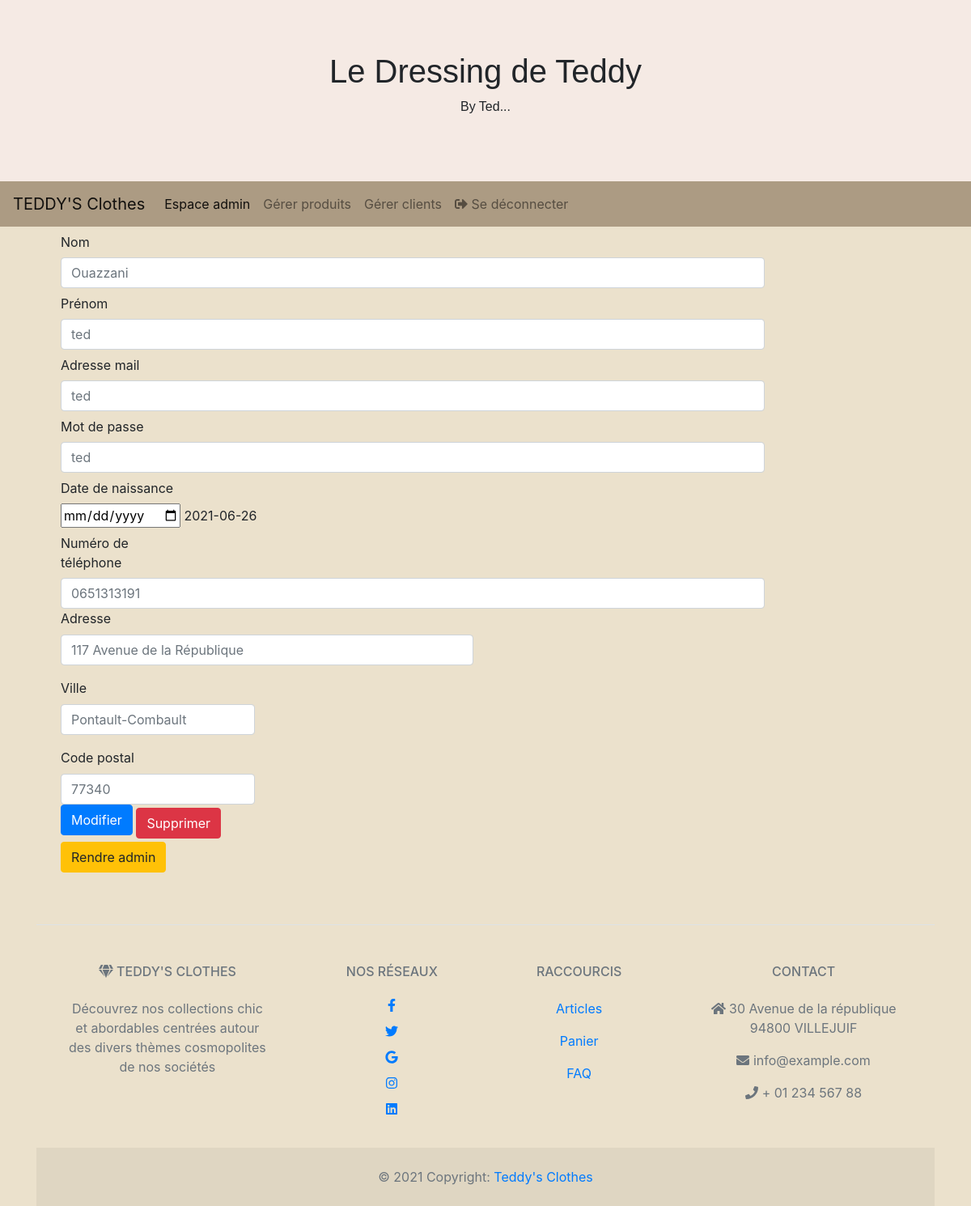
The page /modifierClient?id=2 on the database as committed earlier.
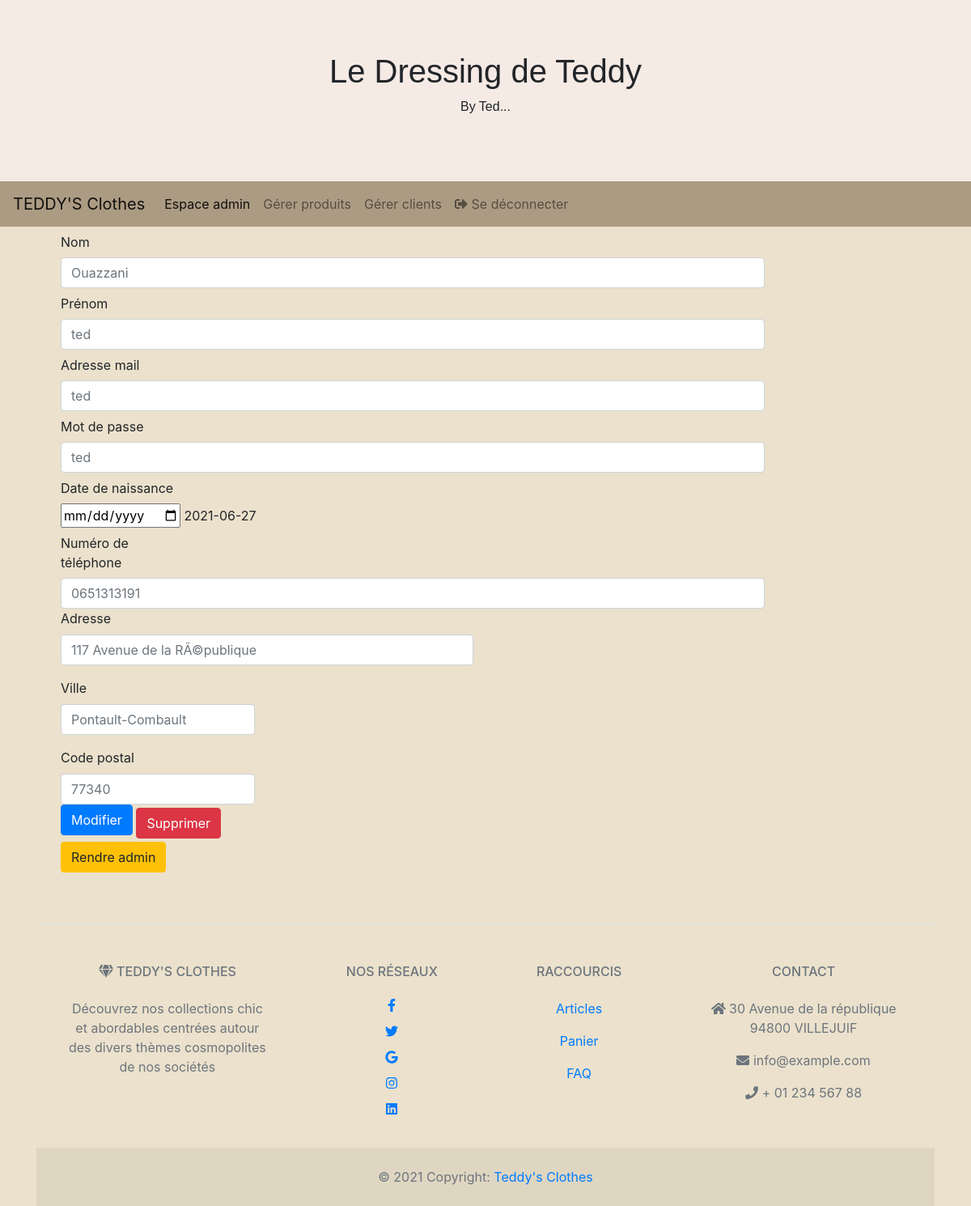
The same page on the database as committed later.
### tables this page shows
CREATE TABLE IF NOT EXISTS `utilisateur` (
  `id` int(11) NOT NULL AUTO_INCREMENT,
  `nom` varchar(30) NOT NULL,
  `prenom` varchar(30) NOT NULL,
  `mail` varchar(50) NOT NULL,
  `mdp` varchar(50) NOT NULL,
  `date` date NOT NULL,
  `tel` varchar(10) NOT NULL,
  `idadresse` int(11) NOT NULL,
  PRIMARY KEY (`id`),
  KEY `idadresse` (`idadresse`)
);

CREATE TABLE IF NOT EXISTS `adresse` (
  `id` int(11) NOT NULL AUTO_INCREMENT,
  `rue` varchar(50) NOT NULL,
  `ville` varchar(50) NOT NULL,
  `cp` varchar(5) NOT NULL,
  PRIMARY KEY (`id`)
);

### modifierClient.php (the view, shortened to what this page needs)
<html>
<head>
  <link rel="stylesheet" href="page_accueil.css">
 </head>
 <?php
  include 'config/connect.php';
  include("head.php");
  $idclient = $_GET['id'];
  include('barre_menu_admin.php');
  ?>
<body>
        <div class="container">
           <?php
                $sql = "SELECT * FROM utilisateur, adresse WHERE utilisateur.id =".$idclient." and utilisateur.idadresse = adresse.id";
                if ($result = $conn->query($sql)){
                    while ($obj = $result->fetch_object()){
                        ?>
                       <div class='col-12'>
                        <form action='modificationClient.php' method='post'>
                            <label for="inputNom" class="col-sm-2 col-form-label">Nom</label>
                        <div class="col-sm-10">
                            <input type="text" class="form-control" id="inputNom" placeholder=<?php echo $obj->nom ?> name="nom">
                        </div>
                        <label for="inputPrenom" class="col-sm-2 col-form-label">Prénom</label>
                    <div class="col-sm-10">
                        <input type="text" class="form-control" id="inputPrenom" placeholder=<?php echo $obj->prenom ?> name="prenom">
                    </div>
                    <label for="inputEmail" class="col-sm-2 col-form-label">Adresse mail</label>
                    <div class="col-sm-10">
                        <input type="text" class="form-control" id="inputEmail" placeholder=<?php echo $obj->mail ?> name="mail">
                    </div>
                    <label for="inputPassword" class="col-sm-2 col-form-label">Mot de passe</label>
                    <div class="col-sm-10">
                        <input type="password" class="form-control" id="inputPassword" placeholder=<?php echo $obj->mdp ?> name="mdp">
                    </div>
                    <label for="inputDate" class="col-sm-2 col-form-label">Date de naissance</label>
                    <div class="col-sm-10">
                        <input type="date" id="inputDate" name="date">
                        <?php echo $obj->date ?>
                    </div>
                    <label for="inputTel" class="col-sm-2 col-form-label">Numéro de téléphone</label>
                    <div class="col-sm-10">
                        <input type="text" class="form-control" id="inputEmail" placeholder=<?php echo $obj->tel ?> name="tel" onkeypress='return event.charCode >= 48 && event.charCode <= 57' maxlength="10" minlength="10">
                    </div>
                    <div class="col-md-6 mb-3">
                        <label for="inputAdresse">Adresse</label>
                        <input type="text" class="form-control " id="inputAdresse" name="adresse" placeholder="<?php echo $obj->rue ?>" >
                        </div>
                        <div class="col-md-3 mb-3">
                        <label for="inputVille">Ville</label>
                        <input type="text" class="form-control " id="inputVille" name="ville" placeholder="<?php echo $obj->ville ?>" >
                        </div>
                        <div class="col-md-3 mb-3">
                        <label for="inputCP">Code postal</label>
                        <input type="text" class="form-control " id="inputCP" name="cp" placeholder="<?php echo $obj->cp ?>"  onkeypress='return event.charCode >= 48 && event.charCode <= 57' maxlength="5" minlength="5">
                    <button type="submit" class="btn btn-primary mb-2">Modifier</button>
                         </form>
                         <?php echo "<a class='btn btn-danger' href='supprimerClient?id=".$idclient."' role='button'>Supprimer</a>" ?>
                         <?php echo "<a class='btn btn-warning' href='rendreAdmin?id=".$idclient."' role='button'>Rendre admin</a>" ?>
                        </div>
                        <?php
                    }
                }
           ?>
        </div>
    </body>
</html>

Rows that differ between the two databases and show on the page:
changed utilisateur "Ouazzani": date "2021-06-26" → "2021-06-27"; adresse "117 Avenue de la République" → "117 Avenue de la RÃ©publique"
